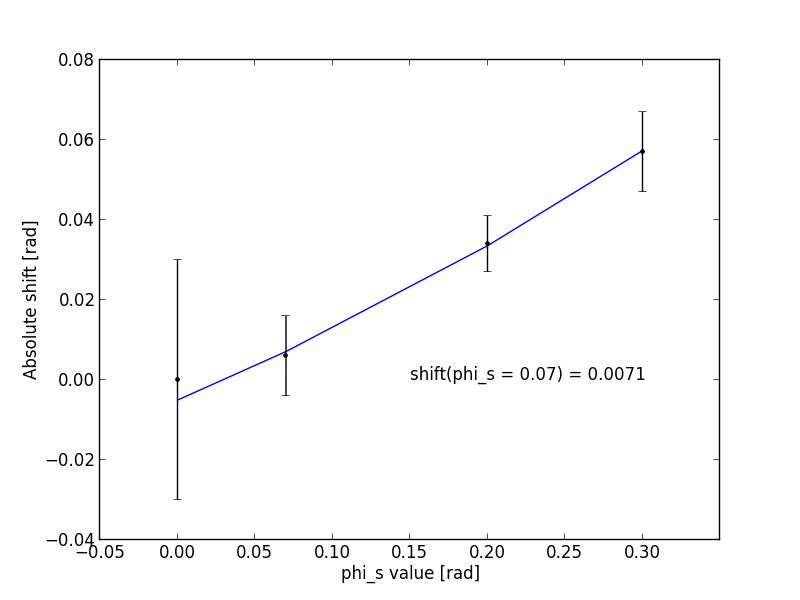

Generate this figure with Python:
from pylab import *
from scipy import *

from scipy import optimize

x = array([0, 0.07, 0.2, 0.3])
y = array([0., 0.006, 0.034, 0.057])
yerr = array([0.03, 0.010, 0.007, 0.010])
#yerr = array([0.000001, 0.010, 0.007, 0.010])

# define our (line) fitting function
#fitfunc = lambda p, x: p[0] + p[1] * x
fitfunc = lambda p, x: p[0] + p[1] * x + p[2] * x * x
errfunc = lambda p, x, y, err: (y - fitfunc(p, x)) / err

#pinit = [1.0, -1.0]
pinit = [1.0, -1.0, 1.0]
out = optimize.leastsq(errfunc, pinit,
                       args=(x, y, yerr), full_output=1)

pfinal = out[0]
covar = out[1]
print pfinal
print covar

print "Bias at fitted value of phi_s = 0.07", fitfunc(pfinal, 0.07)

clf()
plot(x, fitfunc(pfinal, x))     # Fit
errorbar(x, y, yerr=yerr, fmt='k.')  # Data
text(0.15, 0.0, 'shift(phi_s = 0.07) = %5.4f' % fitfunc(pfinal, 0.07))
xlabel('phi_s value [rad]')
ylabel('Absolute shift [rad]')
xlim(-0.05, 0.35)

savefig('fit.png')
